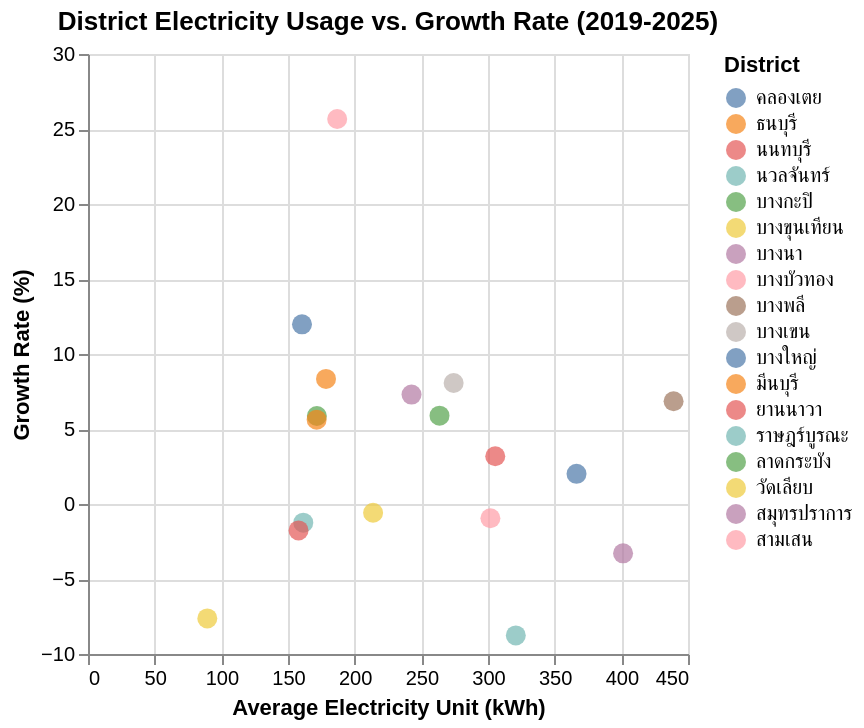

Notebook cell for this chart:
### Code cell
# Create the consumption and growth using a scatter plot.
chart_district_performance = alt.Chart(district_performance_df).mark_circle(size=100).encode(
    x=alt.X('electricity_unit', title='Average Electricity Unit (kWh)'),
    y=alt.Y('growth_rate_percent', title='Growth Rate (%)'),
    color=alt.Color('district', title='District'),
    tooltip=['district', 'electricity_unit', 'growth_rate_percent']
).properties(
    title='District Electricity Usage vs. Growth Rate (2019-2025)'
).interactive()

chart_district_performance.display()

### Figure 1 — Vega-Lite specification as saved in the notebook (floating-point values rounded to 4 significant figures)
{"config": {"view": {"continuousWidth": 300, "continuousHeight": 300}}, "data": {"name": "data-516aef3498963d07d62b10dab3b435f8"}, "mark": {"type": "circle", "size": 100}, "encoding": {"color": {"field": "district", "title": "District", "type": "nominal"}, "tooltip": [{"field": "district", "type": "nominal"}, {"field": "electricity_unit", "type": "quantitative"}, {"field": "growth_rate_percent", "type": "quantitative"}], "x": {"field": "electricity_unit", "title": "Average Electricity Unit (kWh)", "type": "quantitative"}, "y": {"field": "growth_rate_percent", "title": "Growth Rate (%)", "type": "quantitative"}}, "params": [{"name": "param_5", "select": {"type": "interval", "encodings": ["x", "y"]}, "bind": "scales"}], "title": "District Electricity Usage vs. Growth Rate (2019-2025)", "$schema": "https://vega.github.io/schema/vega-lite/v5.20.1.json", "datasets": {"data-516aef3498963d07d62b10dab3b435f8": [{"index": 8, "district": "บางพลี", "electricity_unit": 439.2, "growth_rate_percent": 6.853}, {"index": 16, "district": "สมุทรปราการ", "electricity_unit": 401.3, "growth_rate_percent": -3.291}, {"index": 0, "district": "คลองเตย", "electricity_unit": 366.4, "growth_rate_percent": 2.009}, {"index": 13, "district": "ราษฎร์บูรณะ", "electricity_unit": 320.9, "growth_rate_percent": -8.758}, {"index": 2, "district": "นนทบุรี", "electricity_unit": 305.4, "growth_rate_percent": 3.18}, {"index": 17, "district": "สามเสน", "electricity_unit": 301.8, "growth_rate_percent": -0.953}, {"index": 9, "district": "บางเขน", "electricity_unit": 274.2, "growth_rate_percent": 8.068}, {"index": 4, "district": "บางกะปิ", "electricity_unit": 263.6, "growth_rate_percent": 5.889}, {"index": 6, "district": "บางนา", "electricity_unit": 242.6, "growth_rate_percent": 7.292}, {"index": 5, "district": "บางขุนเทียน", "electricity_unit": 213.8, "growth_rate_percent": -0.5805}, {"index": 7, "district": "บางบัวทอง", "electricity_unit": 186.9, "growth_rate_percent": 25.67}, {"index": 11, "district": "มีนบุรี", "electricity_unit": 178.5, "growth_rate_percent": 8.34}, {"index": 14, "district": "ลาดกระบัง", "electricity_unit": 171.6, "growth_rate_percent": 5.868}, {"index": 1, "district": "ธนบุรี", "electricity_unit": 171.5, "growth_rate_percent": 5.622}, {"index": 3, "district": "นวลจันทร์", "electricity_unit": 161.5, "growth_rate_percent": -1.244}, {"index": 10, "district": "บางใหญ่", "electricity_unit": 160.5, "growth_rate_percent": 11.98}, {"index": 12, "district": "ยานนาวา", "electricity_unit": 157.9, "growth_rate_percent": -1.759}, {"index": 15, "district": "วัดเลียบ", "electricity_unit": 89.48, "growth_rate_percent": -7.625}]}}
